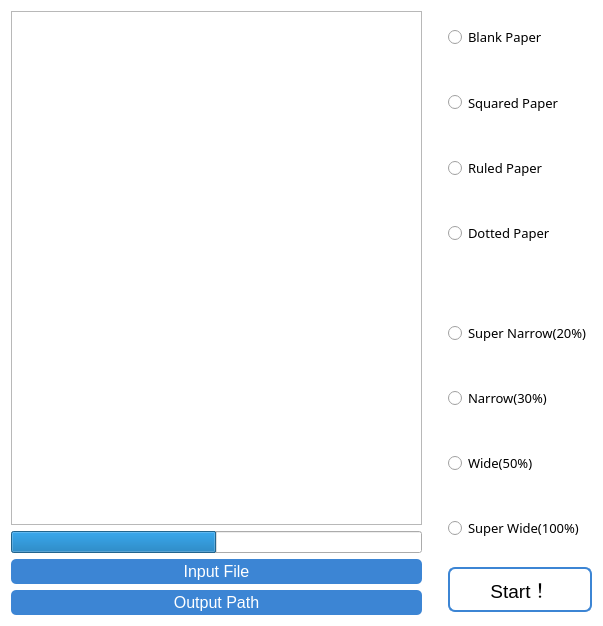
<?xml version="1.0" encoding="UTF-8"?>
<ui version="4.0">
 <class>Form</class>
 <widget class="QWidget" name="Form">
  <property name="enabled">
   <bool>true</bool>
  </property>
  <property name="geometry">
   <rect>
    <x>0</x>
    <y>0</y>
    <width>603</width>
    <height>626</height>
   </rect>
  </property>
  <property name="sizePolicy">
   <sizepolicy hsizetype="Preferred" vsizetype="Preferred">
    <horstretch>0</horstretch>
    <verstretch>0</verstretch>
   </sizepolicy>
  </property>
  <property name="cursor">
   <cursorShape>ArrowCursor</cursorShape>
  </property>
  <property name="windowTitle">
   <string>MarginExpand</string>
  </property>
  <property name="styleSheet">
   <string notr="true">#Form{background-color:#ffffff}
/*按钮的背景颜色和样式*/
#Start{
    color:black;
    border: none;
    background-color:#ffffff;
    border-radius: 5px;
    border:2px solid rgb(60, 133, 212);
	border-radius: 7px;
}




#inputFile{
    color:#ffffff;
    border: none;
    background-color:rgb(60, 133, 212);
    border-radius: 5px;
}
#outputPath{
    color:#ffffff;
    border: none;
    background-color:rgb(60, 133, 212);
    border-radius: 5px;
}

/*按钮的悬停框效果*/
#blankpaper:hover{
    border:2px solid rgb(85, 170, 255);
	border-radius: 7px;
}
#blankpaper:checked{
    border:2px solid rgb(85, 170, 255);
	border-radius: 7px;
}

#ruled_paper:hover{
    border:2px solid rgb(85, 170, 255);
	border-radius: 7px;
}
#ruled_paper:checked{
    border:2px solid rgb(85, 170, 255);
	border-radius: 7px;
}

#squredpaper:hover{
    border:2px solid rgb(85, 170, 255);
	border-radius: 7px;
}
#squredpaper:checked{
    border:2px solid rgb(85, 170, 255);
	border-radius: 7px;
}

#dotted_paper:hover{
    border:2px solid rgb(85, 170, 255);
	border-radius: 7px;
}
#dotted_paper:checked{
    border:2px solid rgb(85, 170, 255);
	border-radius: 7px;
}

#SuperNarrow:hover{
    border:2px solid rgb(85, 170, 255);
	border-radius: 7px;
}
#SuperNarrow:checked{
    border:2px solid rgb(85, 170, 255);
	border-radius: 7px;
}


#Narrow:hover{
    border:2px solid rgb(85, 170, 255);
	border-radius: 7px;
}
#Narrow:checked{
    border:2px solid rgb(85, 170, 255);
	border-radius: 7px;
}


#Wide:hover{
    border:2px solid rgb(85, 170, 255);
	border-radius: 7px;
}
#Wide:checked{
    border:2px solid rgb(85, 170, 255);
	border-radius: 7px;
}

#SuperWide:hover{
    border:2px solid rgb(85, 170, 255);
	border-radius: 7px;
}
#SuperWide:checked{
    border:2px solid rgb(60, 133, 212);
	border-radius: 7px;
}





</string>
  </property>
  <layout class="QHBoxLayout" name="horizontalLayout">
   <item>
    <layout class="QVBoxLayout" name="verticalLayout_4" stretch="0,0,2,2">
     <item>
      <widget class="QTextBrowser" name="textBoard">
       <property name="font">
        <font>
         <family>Arial</family>
         <pointsize>11</pointsize>
        </font>
       </property>
       <property name="frameShape">
        <enum>QFrame::StyledPanel</enum>
       </property>
      </widget>
     </item>
     <item>
      <widget class="QProgressBar" name="progressBar">
       <property name="sizePolicy">
        <sizepolicy hsizetype="Expanding" vsizetype="Preferred">
         <horstretch>0</horstretch>
         <verstretch>0</verstretch>
        </sizepolicy>
       </property>
       <property name="value">
        <number>50</number>
       </property>
       <property name="textVisible">
        <bool>false</bool>
       </property>
       <property name="invertedAppearance">
        <bool>false</bool>
       </property>
      </widget>
     </item>
     <item>
      <widget class="QPushButton" name="inputFile">
       <property name="sizePolicy">
        <sizepolicy hsizetype="Minimum" vsizetype="Minimum">
         <horstretch>0</horstretch>
         <verstretch>0</verstretch>
        </sizepolicy>
       </property>
       <property name="maximumSize">
        <size>
         <width>16777215</width>
         <height>25</height>
        </size>
       </property>
       <property name="font">
        <font>
         <family>Arial</family>
         <pointsize>12</pointsize>
        </font>
       </property>
       <property name="text">
        <string>Input File</string>
       </property>
      </widget>
     </item>
     <item>
      <widget class="QPushButton" name="outputPath">
       <property name="sizePolicy">
        <sizepolicy hsizetype="Minimum" vsizetype="Minimum">
         <horstretch>0</horstretch>
         <verstretch>0</verstretch>
        </sizepolicy>
       </property>
       <property name="maximumSize">
        <size>
         <width>16777215</width>
         <height>25</height>
        </size>
       </property>
       <property name="font">
        <font>
         <family>Arial</family>
         <pointsize>12</pointsize>
         <weight>50</weight>
         <bold>false</bold>
        </font>
       </property>
       <property name="text">
        <string>Output Path</string>
       </property>
      </widget>
     </item>
    </layout>
   </item>
   <item>
    <spacer name="horizontalSpacer">
     <property name="orientation">
      <enum>Qt::Horizontal</enum>
     </property>
     <property name="sizeType">
      <enum>QSizePolicy::Fixed</enum>
     </property>
     <property name="sizeHint" stdset="0">
      <size>
       <width>20</width>
       <height>20</height>
      </size>
     </property>
    </spacer>
   </item>
   <item>
    <layout class="QVBoxLayout" name="verticalLayout_3" stretch="5,0,5,3,0">
     <property name="spacing">
      <number>13</number>
     </property>
     <item>
      <layout class="QVBoxLayout" name="verticalLayout_2" stretch="1,1,1,1">
       <item>
        <widget class="QRadioButton" name="blankpaper">
         <property name="sizePolicy">
          <sizepolicy hsizetype="Preferred" vsizetype="Preferred">
           <horstretch>0</horstretch>
           <verstretch>0</verstretch>
          </sizepolicy>
         </property>
         <property name="font">
          <font>
           <family>微软雅黑</family>
           <pointsize>10</pointsize>
          </font>
         </property>
         <property name="text">
          <string>Blank Paper</string>
         </property>
         <attribute name="buttonGroup">
          <string notr="true">buttonGroup_style</string>
         </attribute>
        </widget>
       </item>
       <item>
        <widget class="QRadioButton" name="squredpaper">
         <property name="sizePolicy">
          <sizepolicy hsizetype="Preferred" vsizetype="Preferred">
           <horstretch>0</horstretch>
           <verstretch>0</verstretch>
          </sizepolicy>
         </property>
         <property name="maximumSize">
          <size>
           <width>16777215</width>
           <height>16777215</height>
          </size>
         </property>
         <property name="font">
          <font>
           <family>微软雅黑</family>
           <pointsize>10</pointsize>
          </font>
         </property>
         <property name="mouseTracking">
          <bool>true</bool>
         </property>
         <property name="tabletTracking">
          <bool>false</bool>
         </property>
         <property name="contextMenuPolicy">
          <enum>Qt::DefaultContextMenu</enum>
         </property>
         <property name="acceptDrops">
          <bool>false</bool>
         </property>
         <property name="layoutDirection">
          <enum>Qt::LeftToRight</enum>
         </property>
         <property name="autoFillBackground">
          <bool>false</bool>
         </property>
         <property name="text">
          <string>Squared Paper</string>
         </property>
         <property name="iconSize">
          <size>
           <width>111</width>
           <height>50</height>
          </size>
         </property>
         <property name="checkable">
          <bool>true</bool>
         </property>
         <attribute name="buttonGroup">
          <string notr="true">buttonGroup_style</string>
         </attribute>
        </widget>
       </item>
       <item>
        <widget class="QRadioButton" name="ruled_paper">
         <property name="sizePolicy">
          <sizepolicy hsizetype="Preferred" vsizetype="Preferred">
           <horstretch>0</horstretch>
           <verstretch>0</verstretch>
          </sizepolicy>
         </property>
         <property name="font">
          <font>
           <family>微软雅黑</family>
           <pointsize>10</pointsize>
           <weight>50</weight>
           <bold>false</bold>
          </font>
         </property>
         <property name="text">
          <string>Ruled Paper</string>
         </property>
         <attribute name="buttonGroup">
          <string notr="true">buttonGroup_style</string>
         </attribute>
        </widget>
       </item>
       <item>
        <widget class="QRadioButton" name="dotted_paper">
         <property name="sizePolicy">
          <sizepolicy hsizetype="Preferred" vsizetype="Preferred">
           <horstretch>0</horstretch>
           <verstretch>0</verstretch>
          </sizepolicy>
         </property>
         <property name="font">
          <font>
           <family>微软雅黑</family>
           <pointsize>10</pointsize>
          </font>
         </property>
         <property name="text">
          <string>Dotted Paper</string>
         </property>
         <attribute name="buttonGroup">
          <string notr="true">buttonGroup_style</string>
         </attribute>
        </widget>
       </item>
      </layout>
     </item>
     <item>
      <spacer name="verticalSpacer">
       <property name="orientation">
        <enum>Qt::Vertical</enum>
       </property>
       <property name="sizeType">
        <enum>QSizePolicy::Preferred</enum>
       </property>
       <property name="sizeHint" stdset="0">
        <size>
         <width>20</width>
         <height>35</height>
        </size>
       </property>
      </spacer>
     </item>
     <item>
      <layout class="QVBoxLayout" name="verticalLayout">
       <item>
        <widget class="QRadioButton" name="SuperNarrow">
         <property name="enabled">
          <bool>true</bool>
         </property>
         <property name="sizePolicy">
          <sizepolicy hsizetype="Preferred" vsizetype="Preferred">
           <horstretch>0</horstretch>
           <verstretch>0</verstretch>
          </sizepolicy>
         </property>
         <property name="font">
          <font>
           <family>微软雅黑</family>
           <pointsize>10</pointsize>
          </font>
         </property>
         <property name="tabletTracking">
          <bool>false</bool>
         </property>
         <property name="text">
          <string>Super Narrow(20%)</string>
         </property>
         <attribute name="buttonGroup">
          <string notr="true">buttonGroup_size</string>
         </attribute>
        </widget>
       </item>
       <item>
        <widget class="QRadioButton" name="Narrow">
         <property name="sizePolicy">
          <sizepolicy hsizetype="Minimum" vsizetype="Preferred">
           <horstretch>0</horstretch>
           <verstretch>0</verstretch>
          </sizepolicy>
         </property>
         <property name="font">
          <font>
           <family>微软雅黑</family>
           <pointsize>10</pointsize>
          </font>
         </property>
         <property name="text">
          <string>Narrow(30%)</string>
         </property>
         <attribute name="buttonGroup">
          <string notr="true">buttonGroup_size</string>
         </attribute>
        </widget>
       </item>
       <item>
        <widget class="QRadioButton" name="Wide">
         <property name="sizePolicy">
          <sizepolicy hsizetype="Minimum" vsizetype="Preferred">
           <horstretch>0</horstretch>
           <verstretch>0</verstretch>
          </sizepolicy>
         </property>
         <property name="font">
          <font>
           <family>微软雅黑</family>
           <pointsize>10</pointsize>
          </font>
         </property>
         <property name="text">
          <string>Wide(50%)</string>
         </property>
         <attribute name="buttonGroup">
          <string notr="true">buttonGroup_size</string>
         </attribute>
        </widget>
       </item>
       <item>
        <widget class="QRadioButton" name="SuperWide">
         <property name="sizePolicy">
          <sizepolicy hsizetype="Minimum" vsizetype="Preferred">
           <horstretch>0</horstretch>
           <verstretch>0</verstretch>
          </sizepolicy>
         </property>
         <property name="font">
          <font>
           <family>微软雅黑</family>
           <pointsize>10</pointsize>
          </font>
         </property>
         <property name="text">
          <string>Super Wide(100%)</string>
         </property>
         <attribute name="buttonGroup">
          <string notr="true">buttonGroup_size</string>
         </attribute>
        </widget>
       </item>
      </layout>
     </item>
     <item>
      <widget class="QPushButton" name="Start">
       <property name="sizePolicy">
        <sizepolicy hsizetype="Fixed" vsizetype="Fixed">
         <horstretch>0</horstretch>
         <verstretch>0</verstretch>
        </sizepolicy>
       </property>
       <property name="maximumSize">
        <size>
         <width>200</width>
         <height>45</height>
        </size>
       </property>
       <property name="font">
        <font>
         <family>Arial</family>
         <pointsize>14</pointsize>
        </font>
       </property>
       <property name="text">
        <string>Start！</string>
       </property>
      </widget>
     </item>
     <item>
      <spacer name="verticalSpacer_2">
       <property name="orientation">
        <enum>Qt::Vertical</enum>
       </property>
       <property name="sizeType">
        <enum>QSizePolicy::Fixed</enum>
       </property>
       <property name="sizeHint" stdset="0">
        <size>
         <width>20</width>
         <height>3</height>
        </size>
       </property>
      </spacer>
     </item>
    </layout>
   </item>
  </layout>
 </widget>
 <resources/>
 <connections/>
 <buttongroups>
  <buttongroup name="buttonGroup_size">
   <property name="exclusive">
    <bool>true</bool>
   </property>
  </buttongroup>
  <buttongroup name="buttonGroup_style"/>
 </buttongroups>
</ui>
